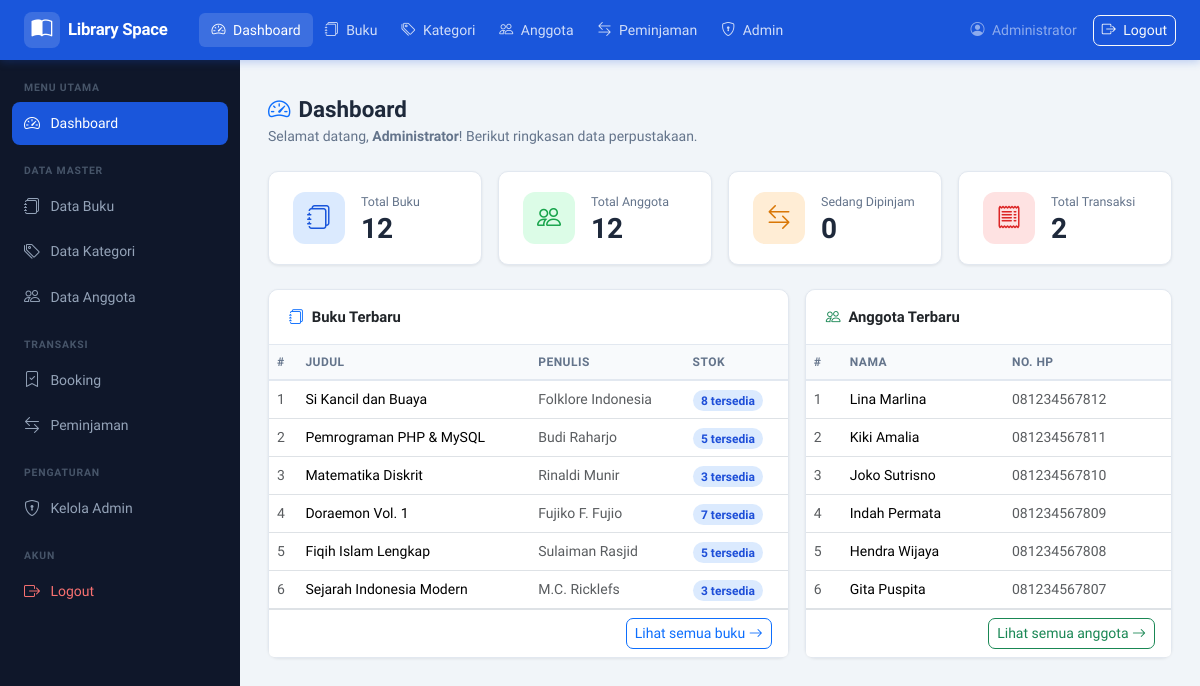
The app's page /pages/dashboard/ (signed in) with its own data.
### tables this page shows
CREATE TABLE buku (
  id_buku     INT AUTO_INCREMENT PRIMARY KEY,
  judul       VARCHAR(200) NOT NULL,
  penulis     VARCHAR(100) NOT NULL,
  penerbit    VARCHAR(100) NOT NULL,
  tahun       YEAR         NOT NULL,
  stok        INT          NOT NULL DEFAULT 0,
  cover       VARCHAR(255) DEFAULT NULL,
  id_kategori INT          NOT NULL,
  created_at  TIMESTAMP DEFAULT CURRENT_TIMESTAMP,
  CONSTRAINT fk_buku_kategori FOREIGN KEY (id_kategori)
    REFERENCES kategori(id_kategori)
    ON UPDATE CASCADE ON DELETE RESTRICT
);

CREATE TABLE anggota (
  id_anggota INT AUTO_INCREMENT PRIMARY KEY,
  nama       VARCHAR(100) NOT NULL,
  alamat     TEXT         NOT NULL,
  no_hp      VARCHAR(20)  NOT NULL UNIQUE,
  created_at TIMESTAMP DEFAULT CURRENT_TIMESTAMP
);

### pages/dashboard/index.php (the view, shortened to what this page needs)
<?php
require_once __DIR__ . '/../../config/koneksi.php';
$total_buku     = mysqli_fetch_row(mysqli_query($koneksi, "SELECT COUNT(*) FROM buku"))[0];
$total_anggota  = mysqli_fetch_row(mysqli_query($koneksi, "SELECT COUNT(*) FROM anggota"))[0];
$total_pinjam   = mysqli_fetch_row(mysqli_query($koneksi, "SELECT COUNT(*) FROM peminjaman WHERE status = 'dipinjam'"))[0];
$total_transaksi= mysqli_fetch_row(mysqli_query($koneksi, "SELECT COUNT(*) FROM peminjaman"))[0];
require_once __DIR__ . '/../../includes/header.php';
?>
<div class="d-flex">
  <?php require_once __DIR__ . '/../../includes/sidebar.php'; ?>
  <div class="main-wrapper flex-grow-1">
    <?php require_once __DIR__ . '/../../includes/navbar.php'; ?>
    <div class="pt-2">
      <div class="page-header">
        <h1><i class="bi bi-speedometer2 me-2 text-primary"></i>Dashboard</h1>
        <p>Selamat datang, <strong><?= htmlspecialchars($_SESSION['nama']) ?></strong>! Berikut ringkasan data perpustakaan.</p>
      </div>
      <div class="row g-3 mb-4">
        <div class="col-sm-6 col-xl-3">
          <div class="stat-card">
            <div class="stat-icon blue"><i class="bi bi-journals"></i></div>
            <div>
              <div class="stat-label">Total Buku</div>
              <div class="stat-value"><?= $total_buku ?></div>
            </div>
          </div>
        </div>
        <div class="col-sm-6 col-xl-3">
          <div class="stat-card">
            <div class="stat-icon green"><i class="bi bi-people"></i></div>
            <div>
              <div class="stat-label">Total Anggota</div>
              <div class="stat-value"><?= $total_anggota ?></div>
            </div>
          </div>
        </div>
        <div class="col-sm-6 col-xl-3">
          <div class="stat-card">
            <div class="stat-icon orange"><i class="bi bi-arrow-left-right"></i></div>
            <div>
              <div class="stat-label">Sedang Dipinjam</div>
              <div class="stat-value"><?= $total_pinjam ?></div>
            </div>
          </div>
        </div>
        <div class="col-sm-6 col-xl-3">
          <div class="stat-card">
            <div class="stat-icon red"><i class="bi bi-receipt"></i></div>
            <div>
              <div class="stat-label">Total Transaksi</div>
              <div class="stat-value"><?= $total_transaksi ?></div>
            </div>
          </div>
        </div>
      </div>
      <div class="row g-3">
        <div class="col-lg-7">
          <div class="card">
            <div class="card-header d-flex align-items-center gap-2">
              <i class="bi bi-journals text-primary"></i> Buku Terbaru
            </div>
            <div class="card-body p-0">
              <div class="table-responsive">
                <table class="table table-hover align-middle mb-0">
                  <thead>
                    <tr>
                      <th>#</th>
                      <th>Judul</th>
                      <th>Penulis</th>
                      <th>Stok</th>
                    </tr>
                  </thead>
                  <tbody>
                    <?php
                    $buku_res = mysqli_query($koneksi,
                      "SELECT b.judul, b.penulis, b.stok
                       FROM buku b ORDER BY b.id_buku DESC LIMIT 6");
                    $no = 1;
                    while ($row = mysqli_fetch_assoc($buku_res)):
                    ?>
                    <tr>
                      <td class="text-muted"><?= $no++ ?></td>
                      <td><?= htmlspecialchars($row['judul']) ?></td>
                      <td class="text-muted"><?= htmlspecialchars($row['penulis']) ?></td>
                      <td>
                        <?php if ($row['stok'] > 0): ?>
                          <span class="badge-status badge-tersedia"><?= $row['stok'] ?> tersedia</span>
                        <?php else: ?>
                          <span class="badge-status badge-habis">Habis</span>
                        <?php endif; ?>
                      </td>
                    </tr>
                    <?php endwhile; ?>
                  </tbody>
                </table>
              </div>
            </div>
            <div class="card-footer bg-white border-top text-end">
              <a href="/web-perpustakaan/pages/buku/" class="btn btn-sm btn-outline-primary">
                Lihat semua buku <i class="bi bi-arrow-right"></i>
              </a>
            </div>
          </div>
        </div>
        <div class="col-lg-5">
          <div class="card">
            <div class="card-header d-flex align-items-center gap-2">
              <i class="bi bi-people text-success"></i> Anggota Terbaru
            </div>
            <div class="card-body p-0">
              <div class="table-responsive">
                <table class="table table-hover align-middle mb-0">
                  <thead>
                    <tr>
                      <th>#</th>
                      <th>Nama</th>
                      <th>No. HP</th>
                    </tr>
                  </thead>
                  <tbody>
                    <?php
                    $ang_res = mysqli_query($koneksi,
                      "SELECT nama, no_hp FROM anggota ORDER BY id_anggota DESC LIMIT 6");
                    $no = 1;
                    while ($row = mysqli_fetch_assoc($ang_res)):
                    ?>
                    <tr>
                      <td class="text-muted"><?= $no++ ?></td>
                      <td><?= htmlspecialchars($row['nama']) ?></td>
                      <td class="text-muted"><?= htmlspecialchars($row['no_hp']) ?></td>
                    </tr>
                    <?php endwhile; ?>
                  </tbody>
                </table>
              </div>
            </div>
            <div class="card-footer bg-white border-top text-end">
              <a href="/web-perpustakaan/pages/anggota/" class="btn btn-sm btn-outline-success">
                Lihat semua anggota <i class="bi bi-arrow-right"></i>
              </a>
            </div>
          </div>
        </div>
      </div>
    </div>
  </div>
</div>
<?php require_once __DIR__ . '/../../includes/footer.php'; ?>

### assets/css/style.css (style rules this page uses)
:root { --primary: #1a56db; --primary-dark: #1343af; --primary-light: #e8effe; --sidebar-bg: #0f172a; --sidebar-w: 240px; --navbar-h: 60px; --text-main: #1e293b; --text-muted: #64748b; --border: #e2e8f0; --bg-page: #f1f5f9; --white: #ffffff; --success: #16a34a; --danger: #dc2626; --warning: #d97706; --radius: 10px; --shadow-sm: 0 1px 3px rgba(0,0,0,.08); --shadow-md: 0 4px 12px rgba(0,0,0,.10); }
*, *::before, *::after { box-sizing: border-box; }
body { font-family: 'Plus Jakarta Sans', sans-serif; background: var(--bg-page); color: var(--text-main); margin: 0; padding: 0; }
.main-wrapper { margin-left: var(--sidebar-w); margin-top: var(--navbar-h); min-height: calc(100vh - var(--navbar-h)); padding: 1.75rem; }
.page-header { margin-bottom: 1.5rem; }
.page-header h1 { font-size: 1.4rem; font-weight: 700; color: var(--text-main); margin: 0 0 .2rem; }
.page-header p { color: var(--text-muted); margin: 0; font-size: .875rem; }
.card { border: 1px solid var(--border); border-radius: var(--radius); box-shadow: var(--shadow-sm); }
.card-header { background: var(--white); border-bottom: 1px solid var(--border); font-weight: 600; font-size: .925rem; padding: 1rem 1.25rem; border-radius: var(--radius) var(--radius) 0 0 !important; }
.stat-card { background: var(--white); border: 1px solid var(--border); border-radius: var(--radius); padding: 1.25rem 1.5rem; display: flex; align-items: center; gap: 1rem; box-shadow: var(--shadow-sm); transition: box-shadow .2s, transform .2s; }
.stat-icon { width: 52px; height: 52px; border-radius: 12px; display: flex; align-items: center; justify-content: center; font-size: 1.5rem; flex-shrink: 0; }
.stat-icon.blue { background: #dbeafe; color: var(--primary); }
.stat-icon.green { background: #dcfce7; color: var(--success); }
.stat-icon.orange { background: #ffedd5; color: var(--warning); }
.stat-icon.red { background: #fee2e2; color: var(--danger); }
.stat-label { font-size: .78rem; color: var(--text-muted); font-weight: 500; margin-bottom: .2rem; }
.stat-value { font-size: 1.75rem; font-weight: 700; color: var(--text-main); line-height: 1; }
.table { font-size: .875rem; margin: 0; }
.table thead th { background: #f8fafc; color: var(--text-muted); font-size: .75rem; font-weight: 600; text-transform: uppercase; letter-spacing: .04em; border-bottom: 2px solid var(--border); white-space: nowrap; }
.badge-status { padding: .3em .7em; border-radius: 20px; font-size: .75rem; font-weight: 600; }
.badge-tersedia { background: #dbeafe; color: #1d4ed8; }
.btn { font-size: .875rem; font-weight: 500; border-radius: 7px; }

### records on screen
buku: judul "Si Kancil dan Buaya", penulis "Folklore Indonesia", stok "8"
buku: judul "Pemrograman PHP & MySQL", penulis "Budi Raharjo", stok "5"
buku: judul "Matematika Diskrit", penulis "Rinaldi Munir", stok "3"
buku: judul "Doraemon Vol. 1", penulis "Fujiko F. Fujio", stok "7"
buku: judul "Fiqih Islam Lengkap", penulis "Sulaiman Rasjid", stok "5"
buku: judul "Sejarah Indonesia Modern", penulis "M.C. Ricklefs", stok "3"
anggota: nama "Lina Marlina", no_hp "081234567812"
anggota: nama "Kiki Amalia", no_hp "081234567811"
anggota: nama "Joko Sutrisno", no_hp "081234567810"
anggota: nama "Indah Permata", no_hp "081234567809"
anggota: nama "Hendra Wijaya", no_hp "081234567808"
anggota: nama "Gita Puspita", no_hp "081234567807"

### other values on screen
$_SESSION['nama'] "Administrator"
$total_buku "12"
$total_anggota "12"
$total_pinjam "0"
$total_transaksi "2"
